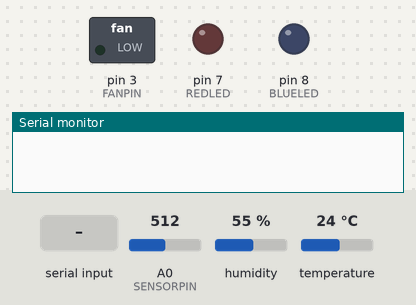
This sketch was run on a simulated Arduino Uno, built with avr-gcc and run on an emulated ATmega328P. On the bench: switched loads named in the sketch (green lamp = pin HIGH), output pins drawn as LEDs (lit = HIGH), the last lines printed to the serial monitor. Inputs (shaded band) come from the test bench; at power-on: A0 (SENSORPIN) = 512, humidity 55 %, temperature 24 °C.

Above: at 1.2 s.
1.3 s: "hot" received over Serial
At 1.7 s:
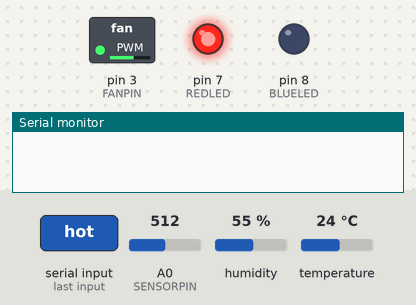
2.8 s: "cold" received over Serial
At 4.0 s:
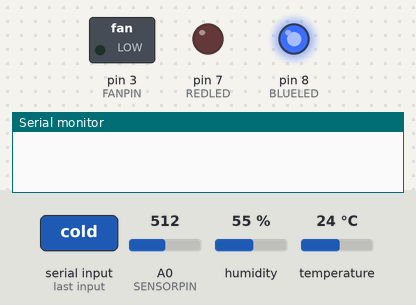
4.3 s: "readT" received over Serial
At 5.4 s:
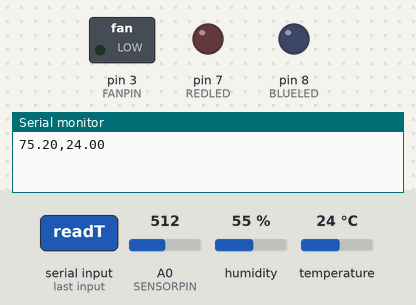
Timing chart, 0 to 7.3 s (numbered marks = the images above; inputs shaded):
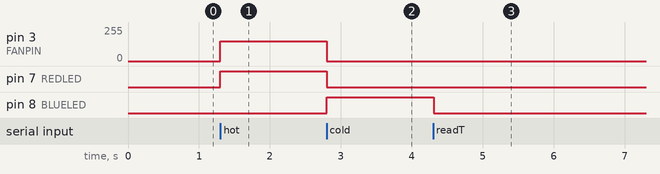

Measured:
- after the input at 1.3 s, pin 3 (FANPIN): 0/255 → 150/255 at once; pin 7 (REDLED): LOW → HIGH at once
- after the input at 2.8 s, pin 3 (FANPIN): 150/255 → 0/255 at once; pin 7 (REDLED): HIGH → LOW at once; pin 8 (BLUELED): LOW → HIGH at once
- after the input at 4.3 s, pin 8 (BLUELED): HIGH → LOW at once

The sketch:

cpp-py.ino
```cpp
// DHT declaration
#include "DHT.h"
#define DHTPIN 2           // Digital pin 2 connected to the DHT sensor
#define DHTTYPE DHT22      // Sensor type
DHT dht(DHTPIN, DHTTYPE);  // Initialize DHT sensor.
#define FANPIN 3           // Digital pin 3 connected to Fan motor

// Water level detection sensor module declaration
#define SENSORPIN A0        // Analog pin 0 connected to water level sensor
#define BUZZER 4           // Digital pin 4 connected to buzzer

// Photo sensor module declaration
#define PHOTOPIN A1         // Analog pin 1 at Photoresistor
#define REDLED 7           // Led pin at Arduino pin 7
#define BLUELED 8          // Led pin at Arduino pin 8


void setup() {
  pinMode(FANPIN, OUTPUT); // The fan sensor will be an output to the arduino

  pinMode(SENSORPIN, INPUT); // The liquid level sensor will be an input to the arduino

  pinMode(PHOTOPIN, INPUT);// Set pResistor as an input
  pinMode(REDLED, OUTPUT);  // Set lepPin as an output
  pinMode(BLUELED, OUTPUT);  // Set lepPin as an output

  Serial.begin(115200);
  Serial.setTimeout(1);  // Sets the baud rate for data transfer in bits/second
  while (!Serial);
  dht.begin();
}

void loop() {
  while (!Serial.available());
  String str(Serial.readString());
  char str_array[str.length()+1];
  str.toCharArray(str_array, str.length()+1);

  if (strcmp(str_array, "readT") == 0) {
    Serial.print(dht.readTemperature(true));
    Serial.print(",");
    Serial.print(dht.readTemperature());
  }

  if (strcmp(str_array, "hot") == 0) {
    analogWrite(FANPIN, 150);
    digitalWrite(BLUELED, LOW); // Stop turning up blinds
    digitalWrite(REDLED, HIGH); // Turn down blinds
  } else if (strcmp(str_array, "cold") == 0) { // If cold, open blinds
    analogWrite(FANPIN, 0);
    digitalWrite(REDLED, LOW); // Stop turning up blinds
    digitalWrite(BLUELED, HIGH); // Turn up blinds
  } else {
    int light = analogRead(PHOTOPIN);
    analogWrite(FANPIN, 0);
    if (light > 900){ // Its bright AND not cold, red led on -> Close blinds
      digitalWrite(BLUELED, LOW); // Stop turning up blinds
      digitalWrite(REDLED, HIGH); // Turn down blinds
    } else if (light < 500){ // Its dark, blue led on -> Open blinds
      digitalWrite(REDLED, LOW); // Stop turning up blinds
      digitalWrite(BLUELED, HIGH); // Turn up blinds
    } else {
      digitalWrite(REDLED, LOW); // Stop turning up blinds
      digitalWrite(BLUELED, LOW); // Stop turning up blinds
    }
  }

  // Check water level, if less than half, an alarm will turn on
  int water = analogRead(SENSORPIN);
  if ( water < 255){ tone(BUZZER, 2500); }// Send 1KHz sound signal...
  else { noTone(BUZZER); }
}
```
